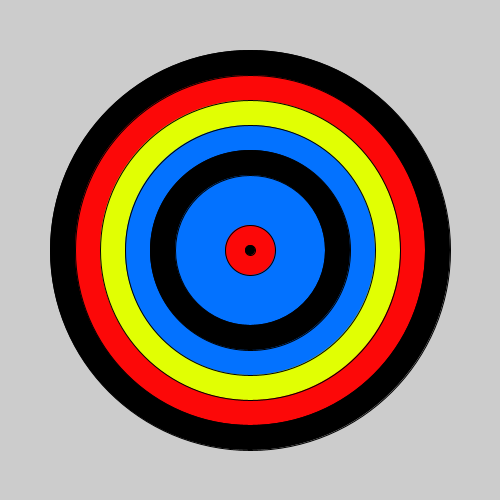
Frame 1 (no input)
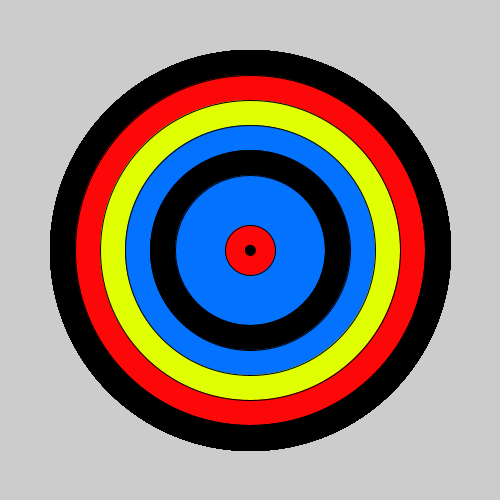
Frame 60 (the mouse pressed at the canvas centre just before this capture)
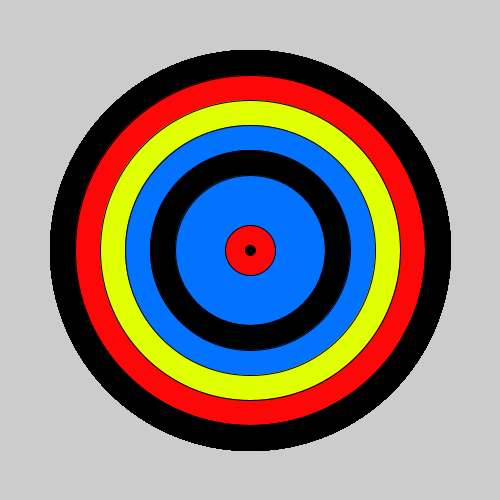
Frame 120 (the mouse held since frame 60 and released just before this capture)

The Processing sketch that drew these frames (run headless with seeded random() and noise(); from frame 60 on, the mouse is pressed at the canvas centre):

// Processing sketch: sketch_190924a
// ── sketch_190924a.pde
void setup(){
     size(500,500);

    }

    void draw(){
fill(#000000);
      ellipse(250,250,400,400);
      fill(#FC0808);
ellipse(250,250,350,350);
fill(#E1FF03);
ellipse(250,250,300,300);
fill(#0372FF);
ellipse(250,250,250,250);
fill(#000000);
ellipse(250,250,200,200);
fill(#0372FF);
ellipse(250,250,150,150);
fill(#FC0808);
ellipse(250,250,50,50);
fill(#000000);
ellipse(250,250,10,10);
    }
